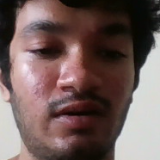
#> input picture dataset/test_images/1/image01.png, 160 x 160 px, found by its file name; its folder holds only this picture in this run
$ jupyter execute --allow-errors training.ipynb   (shell and % lines are left out)
#> lines starting #> are read from the running program, lines starting #| are printed output that depends on the picture
[cell 1]
import os
import cv2
import numpy as np
from tqdm import tqdm
import random

def augment_image(image, augmentation_type):
    """
    Apply augmentation based on the type specified with multiple conditions.
    """
    if augmentation_type == "light_increase":
        # Apply varying levels of light increase
        choice = np.random.choice([1.1, 1.3, 1.5])  # Random scaling factor for brightness
        beta = np.random.choice([20, 40, 60])  # Random adjustment to brightness
        return cv2.convertScaleAbs(image, alpha=choice, beta=beta)

    elif augmentation_type == "light_decrease":
        # Apply varying levels of light decrease
        choice = np.random.uniform(0.6, 0.8)  # Scaling factor for dimming
        beta = np.random.uniform(-30, -10)  # Random adjustment to dimming
        return cv2.convertScaleAbs(image, alpha=choice, beta=beta)

    elif augmentation_type == "gaussian_blur":
        # Apply Gaussian blur to the image
        return cv2.GaussianBlur(image, (5, 5), 0)  # Adjust the kernel size for more/less blurring

    elif augmentation_type == "light_placement":
        # Simulate varying light placements
        choice = np.random.choice(["center", "top_left", "top_right", "bottom_left", "bottom_right"])
        mask = np.zeros_like(image, dtype=np.float32)
        center = (image.shape[1] // 2, image.shape[0] // 2)

        if choice == "top_left":
            center = (image.shape[1] // 4, image.shape[0] // 4)
        elif choice == "top_right":
            center = (3 * image.shape[1] // 4, image.shape[0] // 4)
        elif choice == "bottom_left":
            center = (image.shape[1] // 4, 3 * image.shape[0] // 4)
        elif choice == "bottom_right":
            center = (3 * image.shape[1] // 4, 3 * image.shape[0] // 4)

        # Create gradient spotlight
        radius = min(image.shape[0], image.shape[1]) // 3
        cv2.circle(mask, center, radius, (1.0, 1.0, 1.0), -1)
        mask = cv2.GaussianBlur(mask, (41, 41), 0)  # Smooth edges

        # Blend mask with the image
        light_intensity = np.random.uniform(0.7, 1.2)
        blended_image = cv2.addWeighted(image.astype(np.float32), light_intensity, mask, 1 - light_intensity, 0)
        blended_image = np.clip(blended_image, 0, 255).astype(np.uint8)
        return blended_image


    else:
        raise ValueError("Invalid augmentation type!")


def augment_dataset(dataset_dir, output_dir):
    """
    Augment the dataset by applying various transformations.
    """
    # Create output directories if they don't exist
    if not os.path.exists(output_dir):
        os.makedirs(output_dir)

    # List all categories (folders)
    categories = os.listdir(dataset_dir)
    augmentation_types = ["light_increase", "light_decrease", "gaussian_blur", "light_placement"]

    for category in tqdm(categories, desc="Processing categories"):
        category_path = os.path.join(dataset_dir, category)
        if not os.path.isdir(category_path):
            continue

        # Create a subfolder for the augmented images
        augmented_category_path = os.path.join(output_dir, category)
        os.makedirs(augmented_category_path, exist_ok=True)

        # Process images in each category folder
        image_files = [f for f in os.listdir(category_path) if f.endswith(".jpg") or f.endswith(".png")]
        for image_file in tqdm(image_files, desc=f"Processing {category}"):
            image_path = os.path.join(category_path, image_file)
            image = cv2.imread(image_path)
#> image is the input picture: shape (160, 160, 3); mean B, G, R 89.9, 92.9, 113.2

            # Apply augmentations
            for aug_type in augmentation_types:
                augmented_image = augment_image(image, aug_type)

                # Save the augmented image
                aug_image_name = f"{image_file.split('.')[0]}_{aug_type}.{image_file.split('.')[-1]}"
                augmented_image_path = os.path.join(augmented_category_path, aug_image_name)
                cv2.imwrite(augmented_image_path, augmented_image)
#> this loop made 4 passes
#> pass 1, in augment_dataset, `augmented_image = augment_image(image, aug_type)`:
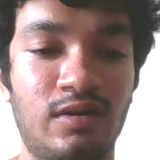
#> augmented_image: shape (160, 160, 3); mean B, G, R 135.4, 138.4, 159.9
#> pass 2, in augment_dataset, `augmented_image = augment_image(image, aug_type)`:
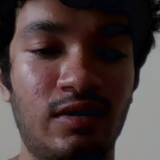
#> augmented_image: shape (160, 160, 3); mean B, G, R 58.8, 59.8, 74.9
#> pass 2 of the loop in augment_dataset, `for category in tqdm(categories, desc="Processing categories"):`:
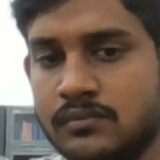
#> input picture dataset/test_images/10/image01.png, 160 x 160 px, found by its file name
#> in augment_dataset, image is the input picture: shape (160, 160, 3); mean B, G, R 87.7, 100.3, 117.8
#> the loop in augment_dataset, `for aug_type in augmentation_types:` made 4 passes
#> pass 1, in augment_dataset, `augmented_image = augment_image(image, aug_type)`:
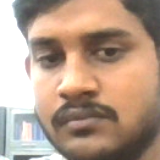
#> augmented_image: shape (160, 160, 3); mean B, G, R 137.9, 156.2, 182.1
#> pass 2, in augment_dataset, `augmented_image = augment_image(image, aug_type)`:
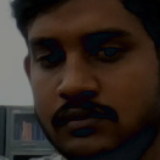
#> augmented_image: shape (160, 160, 3); mean B, G, R 32.3, 38.9, 49.4

# Paths to the dataset
dataset_dir = "/content/drive/MyDrive/CV_Project_2024-25iiits/dataset/test_images"
output_dir = "/content/drive/MyDrive/CV_Project_2024-25iiits/augmented_dataset/test"

# Augment the dataset
augment_dataset(dataset_dir, output_dir)

[cell 2]
import os
import cv2
import numpy as np
from random import sample
from tqdm import tqdm

# Path to the dataset directory
base_path = "/content/drive/MyDrive/CV_Project_2024-25iiits/dataset"

# Target size for resizing
target_size = (160, 160)

# Probability of adding noise to an image
noise_probability = 0.2  # 20% of the images will have noise

# Function to add random noise to an image
# [4 lines left out: function add_random_noise, not called in this run]

# Function to process images in a folder
def process_folder(folder_path):
    for subdir, _, files in os.walk(folder_path):
        # Select random files to add noise
        noisy_files = sample(files, k=int(len(files) * noise_probability)) if files else []

        for file_name in tqdm(files, desc=f"Processing {subdir}"):
            file_path = os.path.join(subdir, file_name)
            image = cv2.imread(file_path)

            if image is None:
                print(f"Warning: Could not read {file_path}. Skipping.")
                continue

            # Resize image to target size
            resized_image = cv2.resize(image, target_size)

            # Convert to RGB if not already
            if len(resized_image.shape) == 2 or resized_image.shape[2] == 1:
                resized_image = cv2.cvtColor(resized_image, cv2.COLOR_GRAY2RGB)

            '''# Add noise if the file is selected
            if file_name in noisy_files:
                resized_image = add_random_noise(resized_image)'''

            # Save the processed image (overwrite original file)
            cv2.imwrite(file_path, resized_image)
#> pass 2 of the loop in process_folder, `for subdir, _, files in os.walk(folder_path):`:

# Process train_images and test_images folders
train_images_path = os.path.join(base_path, "train_images")
test_images_path = os.path.join(base_path, "test_images")

print("Processing train_images...")
process_folder(train_images_path)

print("Processing test_images...")
process_folder(test_images_path)

print("All images processed successfully.")

[cell 3]
from google.colab import drive
drive.mount('/content/drive')

[cell 4]
import cv2
import mediapipe as mp
import os
import csv
import time

[cell 5]
import torch
import torch.nn as nn


class VGGFace160(nn.Module):
    def __init__(self, num_classes=15):
        super(VGGFace160, self).__init__()
        self.features = nn.Sequential(
            # Block 1
            nn.Conv2d(3, 64, kernel_size=3, padding=1),
            nn.ReLU(inplace=True),
            nn.Conv2d(64, 64, kernel_size=3, padding=1),
            nn.ReLU(inplace=True),
            nn.MaxPool2d(kernel_size=2, stride=2),  # 80x80

            # Block 2
            nn.Conv2d(64, 128, kernel_size=3, padding=1),
            nn.ReLU(inplace=True),
            nn.Conv2d(128, 128, kernel_size=3, padding=1),
            nn.ReLU(inplace=True),
            nn.MaxPool2d(kernel_size=2, stride=2),  # 40x40

            # Block 3
            nn.Conv2d(128, 256, kernel_size=3, padding=1),
            nn.ReLU(inplace=True),
            nn.Conv2d(256, 256, kernel_size=3, padding=1),
            nn.ReLU(inplace=True),
            nn.Conv2d(256, 256, kernel_size=3, padding=1),
            nn.ReLU(inplace=True),
            nn.MaxPool2d(kernel_size=2, stride=2),  # 20x20

            # Block 4
            nn.Conv2d(256, 512, kernel_size=3, padding=1),
            nn.ReLU(inplace=True),
            nn.Conv2d(512, 512, kernel_size=3, padding=1),
            nn.ReLU(inplace=True),
            nn.Conv2d(512, 512, kernel_size=3, padding=1),
            nn.ReLU(inplace=True),
            nn.MaxPool2d(kernel_size=2, stride=2),  # 10x10

            # Block 5
            nn.Conv2d(512, 512, kernel_size=3, padding=1),
            nn.ReLU(inplace=True),
            nn.Conv2d(512, 512, kernel_size=3, padding=1),
            nn.ReLU(inplace=True),
            nn.Conv2d(512, 512, kernel_size=3, padding=1),
            nn.ReLU(inplace=True),
            nn.MaxPool2d(kernel_size=2, stride=2)  # 5x5

            )

        # Adjusted classifier for 160x160 input size
        self.classifier = nn.Sequential(
            nn.Linear(512 * 5 * 5, 4096),  # Adjusted for output size of 5x5
            nn.ReLU(True),
            nn.Dropout(),

            nn.Linear(4096, 2048),
            nn.ReLU(True),
            nn.Dropout(),

            nn.Linear(2048, 1024),
            nn.ReLU(True),
            nn.Dropout(),

            nn.Linear(1024, 512),
            nn.ReLU(True),
            nn.Dropout(),

            nn.Linear(512, num_classes),
            nn.Softmax(dim=1)  # Softmax for classification output
        )

    # [7 lines left out: function forward, not called in this run]

# Example of instantiating the model for 20 classes
#> (the rest of this cell did not finish here and is left out)

#> (a cell that did not finish here is left out)

[cell 7]
import torch
import torch.nn as nn
import torch.optim as optim
import numpy as np
from torch.utils.data import DataLoader, Dataset
import cv2
from tqdm import tqdm
from torchvision import transforms, datasets
import matplotlib.pyplot as plt
from sklearn.metrics import classification_report, confusion_matrix
import os
from PIL import Image
import random
import pandas as pd

# Load the CSV file
df = pd.read_csv('/content/drive/MyDrive/CV_Project_2024-25iiits/dataset/register.csv')
#> (reads dataset/register.csv from the repository)
